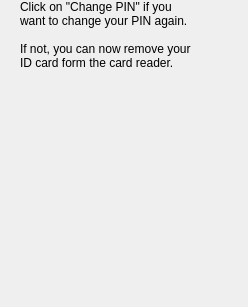
     <widget class="QWidget" name="pinSuccessPage">
      <layout class="QVBoxLayout" name="verticalLayout_8">
       <property name="leftMargin">
        <number>0</number>
       </property>
       <property name="topMargin">
        <number>0</number>
       </property>
       <property name="rightMargin">
        <number>0</number>
       </property>
       <property name="bottomMargin">
        <number>0</number>
       </property>
       <item>
        <widget class="QWidget" name="widget_3" native="true">
         <layout class="QHBoxLayout" name="horizontalLayout_4">
          <property name="spacing">
           <number>20</number>
          </property>
          <property name="leftMargin">
           <number>20</number>
          </property>
          <property name="topMargin">
           <number>0</number>
          </property>
          <property name="rightMargin">
           <number>20</number>
          </property>
          <property name="bottomMargin">
           <number>0</number>
          </property>
          <item>
           <widget class="QLabel" name="changePinComfortDetailsLabel_2">
            <property name="focusPolicy">
             <enum>Qt::TabFocus</enum>
            </property>
            <property name="text">
             <string>Click on &quot;Change PIN&quot; if you want to change your PIN again.

If not, you can now remove your ID card form the card reader.</string>
            </property>
            <property name="wordWrap">
             <bool>true</bool>
            </property>
           </widget>
          </item>
          <item>
           <widget class="QLabel" name="pinSuccessReaderImageLabel">
            <property name="sizePolicy">
             <sizepolicy hsizetype="Expanding" vsizetype="Preferred">
              <horstretch>0</horstretch>
              <verstretch>0</verstretch>
             </sizepolicy>
            </property>
            <property name="focusPolicy">
             <enum>Qt::TabFocus</enum>
            </property>
            <property name="accessibleName">
             <string>successful PIN change icon</string>
            </property>
            <property name="alignment">
             <set>Qt::AlignCenter</set>
            </property>
           </widget>
          </item>
         </layout>
        </widget>
       </item>
       <item>
        <spacer name="verticalSpacer_6">
         <property name="orientation">
          <enum>Qt::Vertical</enum>
         </property>
         <property name="sizeHint" stdset="0">
          <size>
           <width>20</width>
           <height>237</height>
          </size>
         </property>
        </spacer>
       </item>
      </layout>
     </widget>
